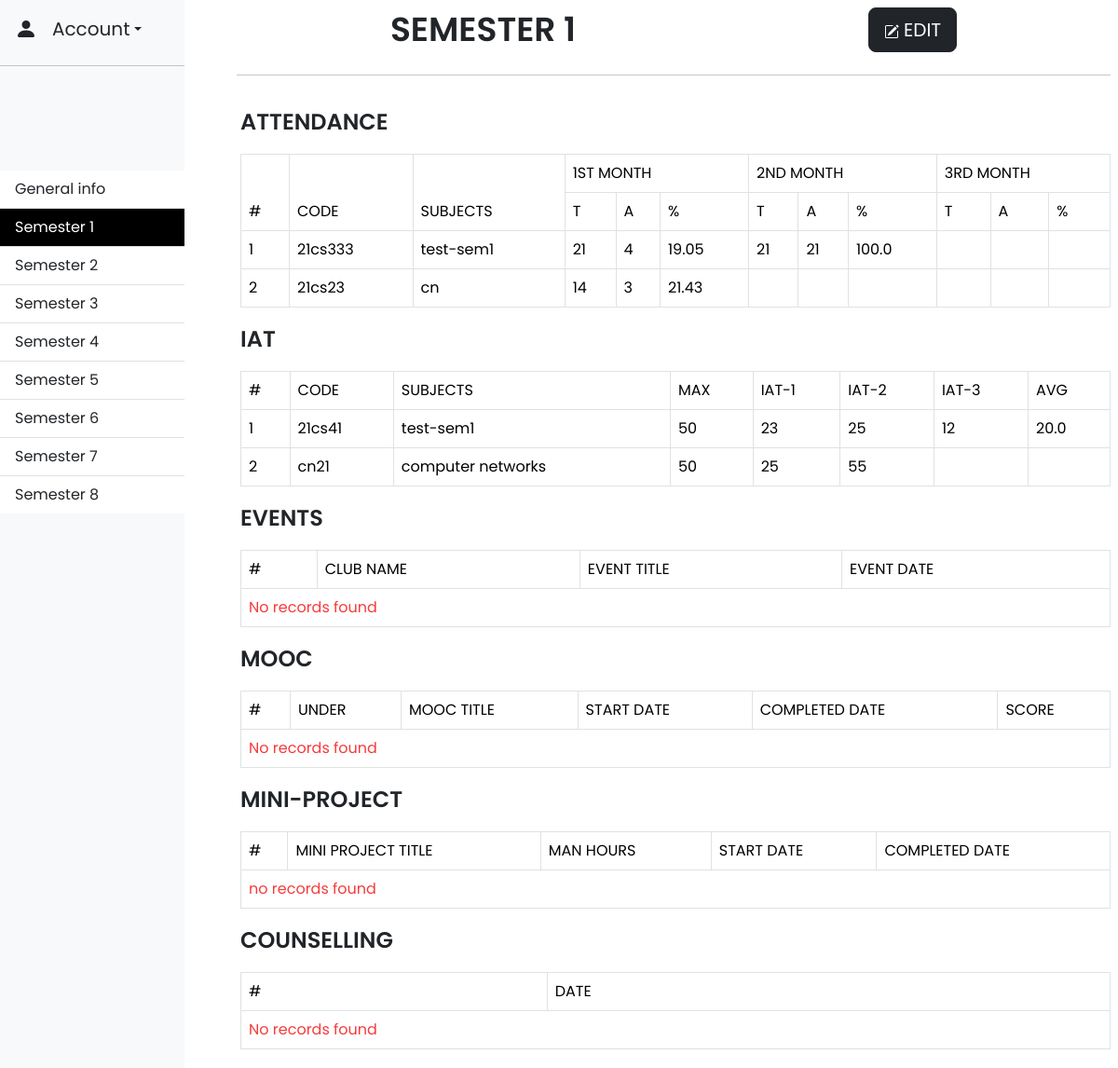
The app's page /semester1 (signed in), older data.
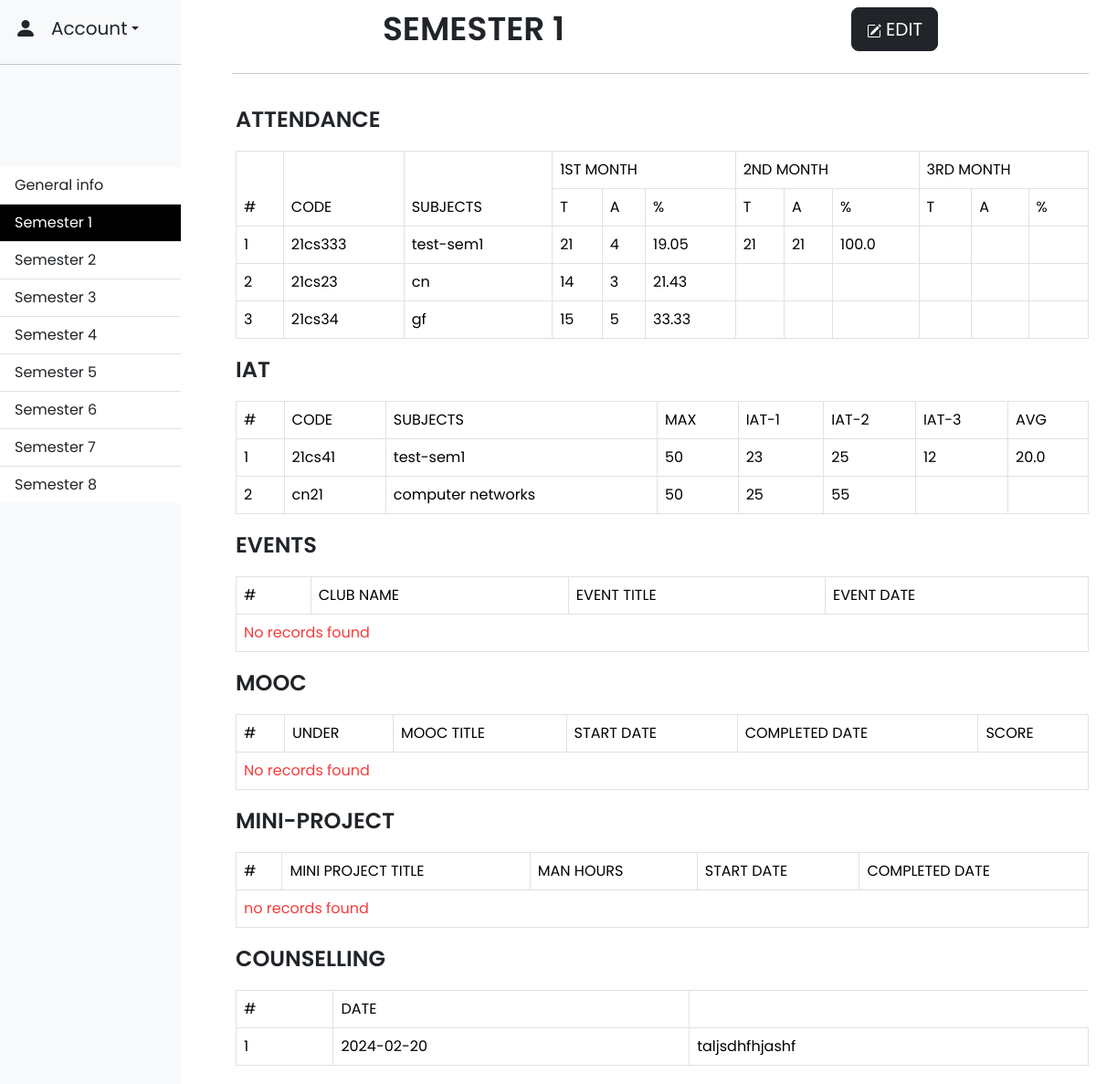
The same page, newer data.
### app.py (models this page shows, shortened)
class Attendance(db.Model):
    __tablename__ = 'attendance_information'
    id = db.Column(db.Integer, primary_key=True)
    user_id = db.Column(db.Integer, db.ForeignKey('users.id'))
    code = db.Column(db.String(10))
    subject = db.Column(db.String(50))
    t1 = db.Column(db.Integer)
    a1 = db.Column(db.Integer)
    t2 = db.Column(db.Integer)
    a2 = db.Column(db.Integer)
    t3 = db.Column(db.Integer)
    a3 = db.Column(db.Integer)
    semester = db.Column(db.Integer)

class Iat(db.Model):
    _tablename__ = 'iat_information'
    id = db.Column(db.Integer, primary_key=True)
    user_id = db.Column(db.Integer, db.ForeignKey('users.id'))
    code = db.Column(db.String(10))
    subject = db.Column(db.String(50))
    max = db.Column(db.Integer)
    iat1 = db.Column(db.Integer)
    iat2 = db.Column(db.Integer)
    iat3 = db.Column(db.Integer)
    semester = db.Column(db.Integer)

class Counselling(db.Model):
    __tablename__ = 'counselling_information'
    id = db.Column(db.Integer, primary_key=True)
    user_id = db.Column(db.Integer, db.ForeignKey('users.id'))
    date = db.Column(db.Date)
    record = db.Column(db.String(300))
    semester = db.Column(db.Integer)

### app.py (the view)
@app.route("/semester<int:semester_number>", methods=['GET'])
@login_required
def semester(semester_number):
    if not (1 <= semester_number <= 8):
        return redirect("/general")
    attendance_records = Attendance.query.filter_by(user_id=session['user_id'], semester=semester_number).all()
    iat_records = Iat.query.filter_by(user_id=session['user_id'], semester=semester_number).all()
    event_records = Event.query.filter_by(user_id=session['user_id'], semester=semester_number).all()
    mooc_records = Mooc.query.filter_by(user_id=session['user_id'], semester=semester_number).all()
    project_records = Project.query.filter_by(user_id=session['user_id'], semester=semester_number).all()
    counselling_records = Counselling.query.filter_by(user_id=session['user_id'], semester=semester_number).all()
    return render_template("semester.html",
                            semester_number=semester_number,
                            attendance_records=attendance_records,
                            iat_records=iat_records,
                            event_records=event_records,
                            mooc_records=mooc_records,
                            project_records=project_records,
                            counselling_records=counselling_records)

### helper.py (called while the page is built)
def login_required(f):
    @wraps(f)
    def decorated_function(*args, **kwargs):
        if session.get("user_id") is None:
            return redirect("/login")
        return f(*args, **kwargs)
    return decorated_function

### templates/semester.html (shortened to what the changed rows need)
{% extends "layout.html" %}
{% block body %}
<main class="d-flex flex-column ms-md-5 table-responsive g-3 container">
  <div class="d-flex align-items-center justify-content-around ms-0 p-2">
    <h1 class="mb-0 sem-heading">semester {{ semester_number }}</h1>
  </div>
  <div class="table-responsive ms-1 mt-3">
    <div class="table-responsive">
      <table class="table table-bordered mb-0">
        <thead>
            <tr>
                <th rowspan="2">#</th>
                <th rowspan="2">code</th>
                <th rowspan="2">subjects</th>
                <th colspan="3">1st month</th>
                <th colspan="3">2nd month</th>
                <th colspan="3">3rd month</th>
            </tr>
            <tr>
                <th>T</th>
                <th>A</th>
                <th>%</th>
                <th>T</th>
                <th>A</th>
                <th>%</th>
                <th>T</th>
                <th>A</th>
                <th>%</th>
            </tr>
        </thead>
        <tbody id="attendanceTable">
          {% if attendance_records %}
            {% for record in attendance_records %}
              <tr>
                  <td>{{ loop.index}}</td>
                  <td>{{ record.code if record.code else "" }}</td>
                  <td>{{ record.subject if record.subject else "" }}</td>
                  <td>{{ record.t1 if record.t1 else "" }}</td>
                  <td>{{ record.a1 if record.a1 else "" }}</td>
                  <td>{{ ((record.a1 / record.t1) * 100)|round(2) if record.a1 and record.t1 else '' }}</td>
                  <td>{{ record.t2 if record.t2 else "" }}</td>
                  <td>{{ record.a2 if record.a2 else "" }}</td>
                  <td>{{ ((record.a2/ record.t2) * 100)|round(2) if record.a2 and record.t2 else '' }}</td>
                  <td>{{ record.t3 if record.t3 else "" }}</td>
                  <td>{{ record.a3 if record.a3 else "" }}</td>
                  <td>{{ ((record.a3/record.t3) * 100)|round(2) if record.a3 and record.t3 else '' }}</td>
              </tr>
            {% endfor %}
          {% else %}
              <tr>
                <td colspan="100" style="color: #f73b3b;">No records found</td>
              </tr>
          {% endif %}
        </tbody>
    </table>
    </div>
  </div>
  <div class="table-responsive ms-1 mt-3">
    <div class="table-responsive">
      <table class="table table-bordered mb-0">
        <thead>
            <tr>
                <th>#</th>
                <th>code</th>
                <th>subjects</th>
                <th>Max</th>
                <th>iat-1</th>
                <th>iat-2</th>
                <th>iat-3</th>
                <th>avg</th>
            </tr>
        </thead>
        <tbody id="iatTable">
          {% if iat_records %}
            {% for record in iat_records %}
              <tr>
                  <td>{{ loop.index }}</td>
                  <td>{{ record.code if record.code else "" }}</td>
                  <td>{{ record.subject if record.subject else "" }}</td>
                  <td>{{ record.max if record.max else "" }}</td>
                  <td>{{ record.iat1 if record.iat1 else "" }}</td>
                  <td>{{ record.iat2 if record.iat2 else "" }}</td>
                  <td>{{ record.iat3 if record.iat3 else "" }}</td>
                  <td>{{ (((record.iat1 + record.iat2 + record.iat3) / 3)|round(2))  if record.iat1 and record.iat2 and record.iat3 else "" }}</td>
              </tr>
            {% endfor %}
          {% else %}
              <tr>
                <td style="color: #f73b3b" colspan="100">no records found</td>
              </tr>
          {% endif %}
        </tbody>
    </table>
    </div>
  </div>
  <div class="table-responsive ms-1 mt-3">
    <div class="table-responsive">
      <table class="table table-bordered mb-0">
        <thead>
          <tr>
            <th>#</th>
            <th>club name</th>
            <th>event title</th>
            <th>event date</th>
          </tr>
        </thead>
      </table>
    </div>
  </div>
  <div class="table-responsive ms-1 mt-3">
    <div class="table-responsive">
      <table class="table table-bordered mb-0">
        <thead>
          <tr>
            <th>#</th>
            <th>Under</th>
            <th>MOOC title</th>
            <th>start date</th>
            <th>completed date</th>
            <th>score</th>
          </tr>
        </thead>
      </table>
    </div>
  </div>
  <div class="table-responsive ms-1 mt-3">
    <div class="table-responsive">
      <table class="table table-bordered mb-0">
        <thead>
          <tr>
            <th>#</th>
            <th>Mini project title</th>
            <th>Man hours</th>
            <th>start date</th>
            <th>completed date</th>
          </tr>
        </thead>
      </table>
    </div>
  </div>
  <div class="table-responsive ms-1 mt-3">
    <div class="table-responsive">
      <table class="table table-bordered mb-0">
        <thead>
          <tr>
            <th>#</th>
            <th>Date<//test_git/STR$ clear
          </tr>
        </thead>
        <tbody id="counsellingTable">
          {% if counselling_records %}
            {% for record in counselling_records %}
              <tr>
                <td>{{ loop.index }}</td>
                <td>{{ record.date if record.date else "" }}</td>
                <td>{{ record.record if record.record else "" }}</td>
              </tr>
            {% endfor %}
          {% else %}
              <tr>
                <td style="color:#f73b3b;" colspan="100">No records found</td>
              </tr>
          {% endif %}
        </tbody>
      </table>
    </div>
  </div>
</main>
{% endblock %}

Row changes from the older to the newer data that the page shows:
added Attendance: code "21cs34", subject "gf", t1 "15", a1 "5", a1+t1 "33.33"
added Counselling: date "2024-02-20", record "taljsdhfhjashf"
Text that changed along with them:
text no longer shown: "No records found"
